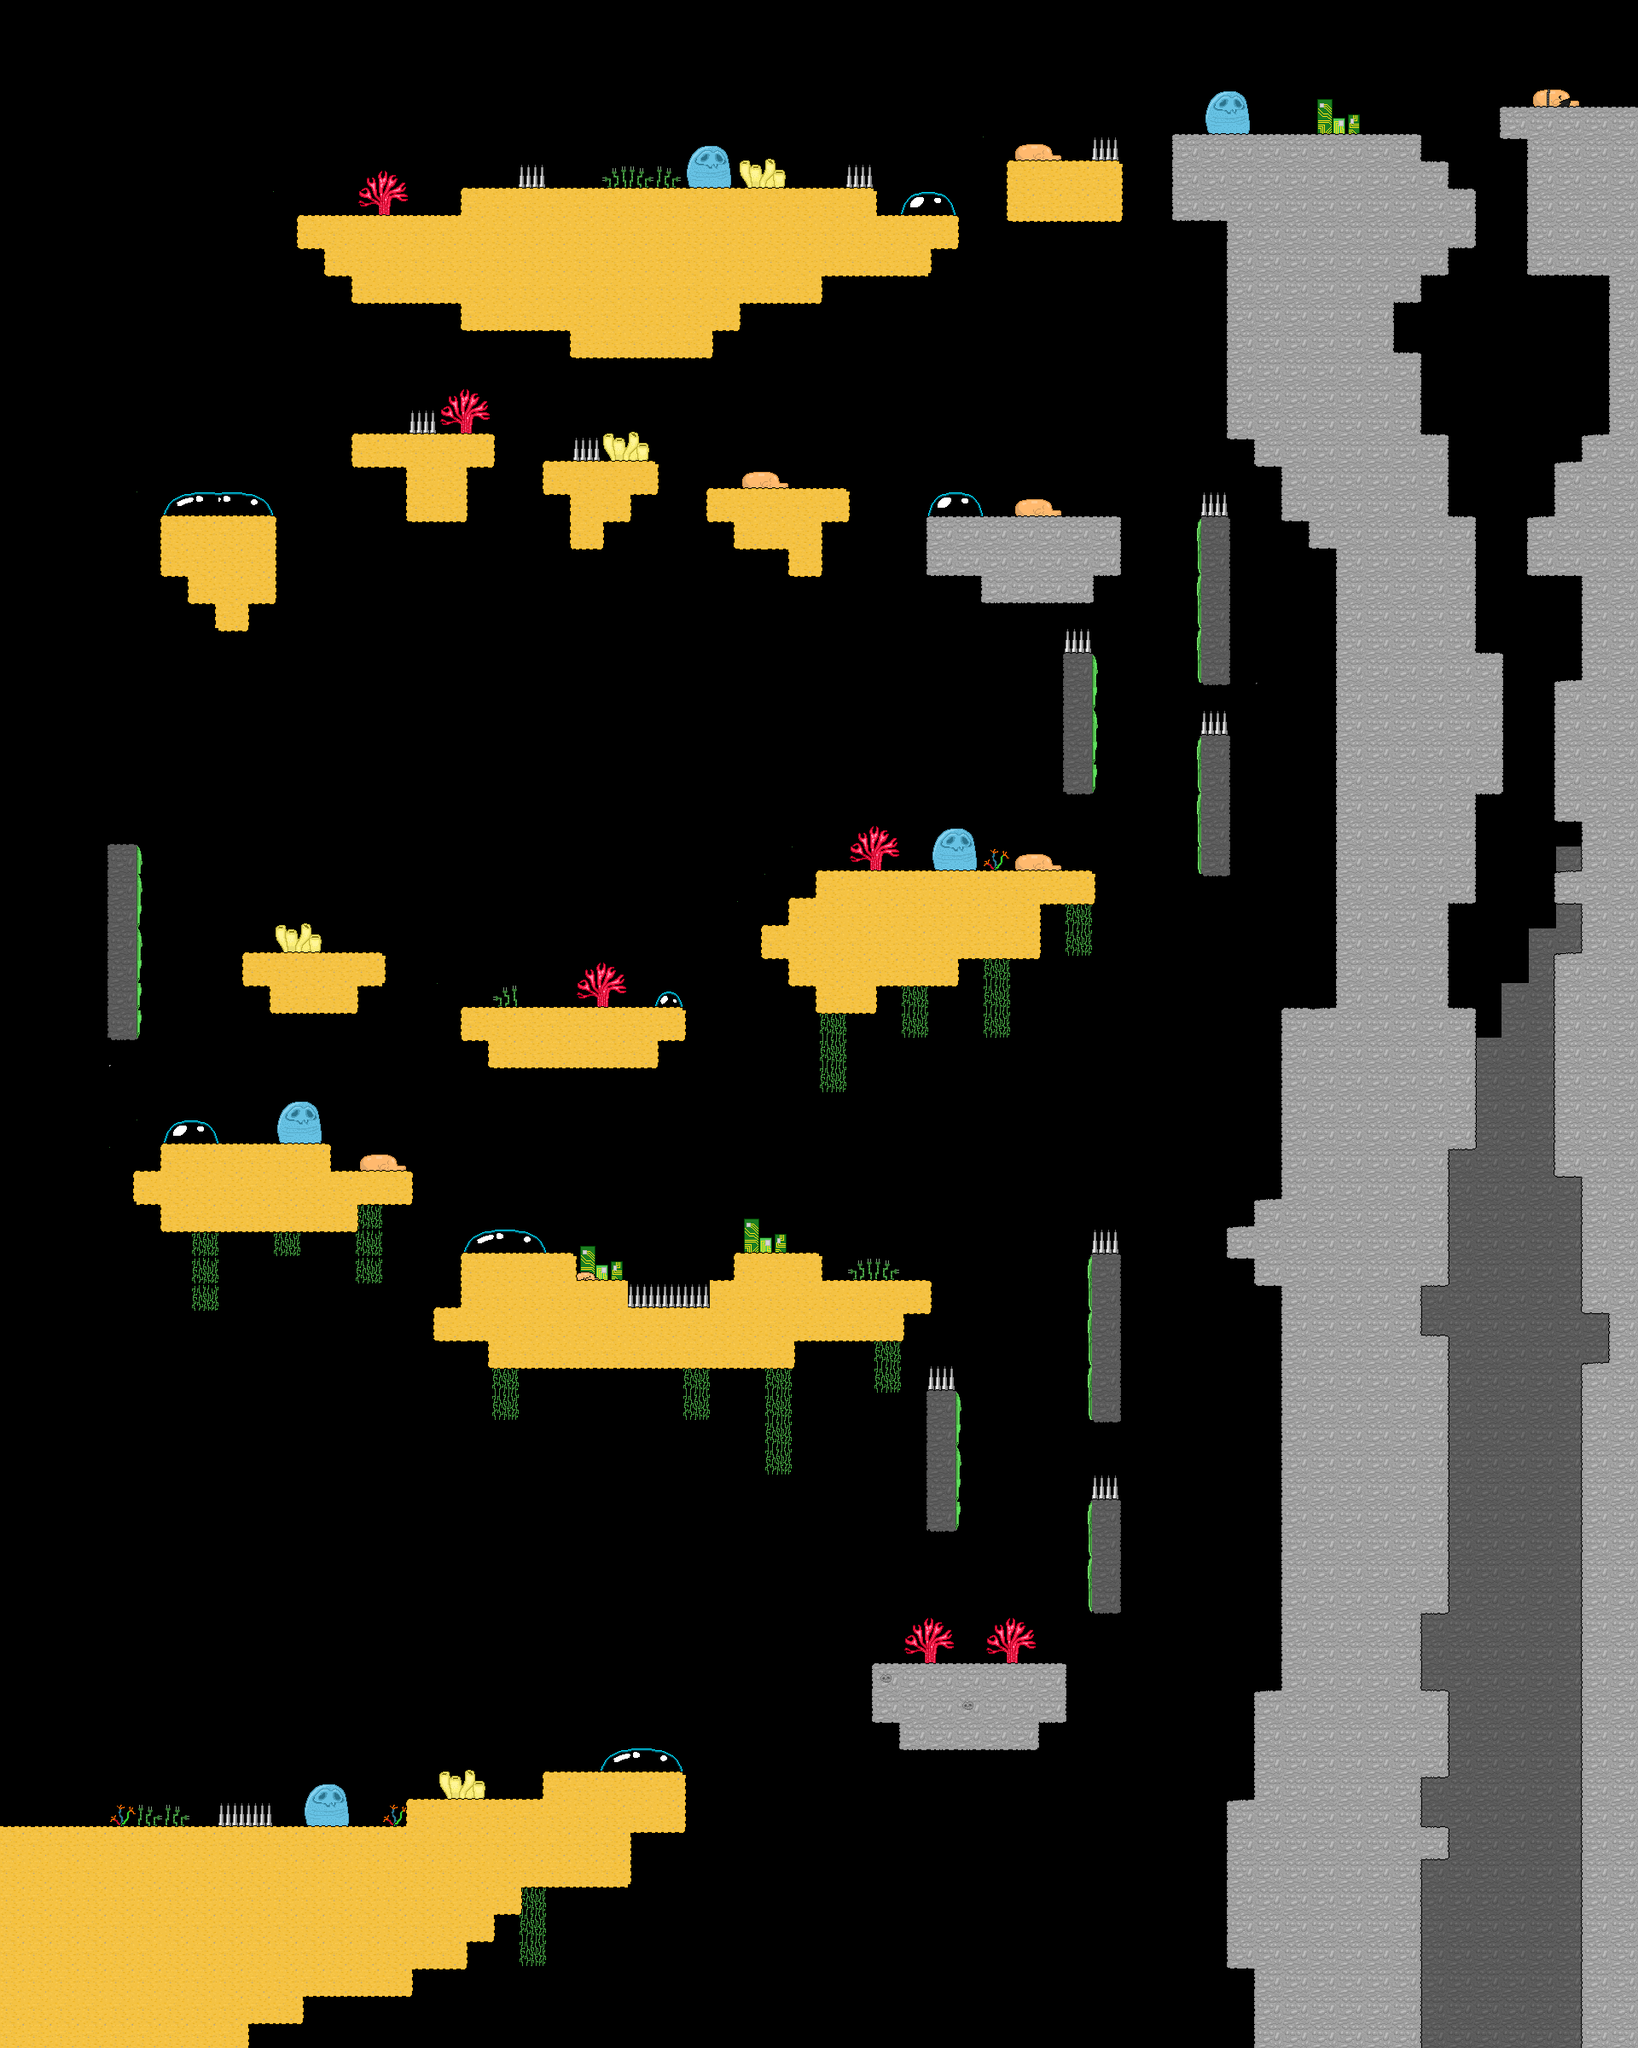

A 2D game scene composited from a Tiled map and its tileset images. What follows is a short description and the map's XML, with each tile layer's data collapsed to a summary:
An orthogonal 60x75 tile map with 32x32 px tiles, 4 tile layers (fundo, decoracao, espinhos, floor), 16 tilesets and 161 objects (28x Ponto, 6x pulo, 4x sentinela, Pulo, Espinho, ...).

<map version="1.10" tiledversion="1.11.2" orientation="orthogonal" renderorder="right-down" width="60" height="75" tilewidth="32" tileheight="32" infinite="0" nextlayerid="22" nextobjectid="501">
 <editorsettings>
  <export target="primeira_fase.lua" format="lua" />
 </editorsettings>
 <tileset firstgid="1" name="Tiles_fase1" tilewidth="32" tileheight="32" tilecount="120" columns="8">
  <image source="tilesset.png" width="256" height="480" />
 </tileset>
 <tileset firstgid="121" name="Tiles_fase1" tilewidth="32" tileheight="32" tilecount="120" columns="8">
  <image source="tilesset.png" width="256" height="480" />
  <tile id="89">
   <properties>
    <property name="collidable" type="bool" value="true" />
   </properties>
  </tile>
 </tileset>
 <tileset firstgid="241" name="Tiles_fase1" tilewidth="32" tileheight="32" tilecount="120" columns="8">
  <image source="tilesset.png" width="256" height="480" />
  <tile id="89">
   <properties>
    <property name="collidable" type="bool" value="true" />
   </properties>
  </tile>
 </tileset>
 <tileset firstgid="361" name="Tiles_fase1" tilewidth="32" tileheight="32" tilecount="120" columns="8">
  <image source="tilesset.png" width="256" height="480" />
  <tile id="89">
   <properties>
    <property name="collidable" type="bool" value="true" />
   </properties>
  </tile>
 </tileset>
 <tileset firstgid="481" name="Tiles_fase1" tilewidth="32" tileheight="32" tilecount="120" columns="8">
  <image source="tilesset.png" width="256" height="480" />
  <tile id="89">
   <properties>
    <property name="collidable" type="bool" value="true" />
   </properties>
  </tile>
 </tileset>
 <tileset firstgid="601" name="bolhas" tilewidth="32" tileheight="32" tilecount="1536" columns="48">
  <image source="Bolhas.png" width="1536" height="1024" />
 </tileset>
 <tileset firstgid="2137" name="bolhas" tilewidth="32" tileheight="32" tilecount="1536" columns="48">
  <image source="Bolhas.png" width="1536" height="1024" />
 </tileset>
 <tileset firstgid="3673" name="fase1" tilewidth="32" tileheight="32" tilecount="506" columns="23">
  <image source="fase1.jpeg" width="744" height="715" />
 </tileset>
 <tileset firstgid="4179" name="bolhas" tilewidth="32" tileheight="32" tilecount="1536" columns="48">
  <image source="Bolhas.png" width="1536" height="1024" />
 </tileset>
 <tileset firstgid="5715" name="Tiles_Fase1" tilewidth="32" tileheight="32" tilecount="100" columns="10">
  <image source="Tilesset1.png" width="320" height="320" />
 </tileset>
 <tileset firstgid="5815" name="Tiles_Fase1" tilewidth="32" tileheight="32" tilecount="100" columns="10">
  <image source="Tilesset1.png" width="320" height="320" />
 </tileset>
 <tileset firstgid="5915" name="tileseset" tilewidth="32" tileheight="32" tilecount="120" columns="8">
  <image source="tilesset.png" width="256" height="480" />
 </tileset>
 <tileset firstgid="6035" name="2ewqe" tilewidth="1" tileheight="1" tilecount="0" columns="0" />
 <tileset firstgid="6035" name="fundo" tilewidth="32" tileheight="32" tilecount="1024" columns="32">
  <image source="fundo.png" width="1024" height="1024" />
 </tileset>
 <tileset firstgid="7059" name="bolhas_tileset" tilewidth="32" tileheight="32" tilecount="12" columns="12">
  <image source="bolhas_tileset.png" width="384" height="32" />
 </tileset>
 <tileset firstgid="7071" name="enfeites_maiores" tilewidth="32" tileheight="32" tilecount="48" columns="8">
  <image source="enfeites_maiores.png" width="256" height="192" />
 </tileset>
 <layer id="21" name="fundo" width="60" height="75">
  <data>[4500 cells, 291 non-empty, 1 distinct tile ids]</data>
 </layer>
 <layer id="19" name="decoracao" width="60" height="75">
  <data>[4500 cells, 93 non-empty, 24 distinct tile ids]</data>
 </layer>
 <layer id="20" name="espinhos" width="60" height="75">
  <data>[4500 cells, 67 non-empty, 12 distinct tile ids]</data>
 </layer>
 <layer id="11" name="floor" width="60" height="75">
  <data>[4500 cells, 1906 non-empty, 74 distinct tile ids]</data>
 </layer>
 <objectgroup id="17" name="pontos" visible="0">
  <object id="466" name="Ponto" x="903.667" y="1827.33" width="30" height="34">
   <properties>
    <property name="isPoint" type="bool" value="true" />
   </properties>
  </object>
  <object id="467" name="Ponto" x="321" y="2020" width="34" height="28">
   <properties>
    <property name="isPoint" type="bool" value="true" />
   </properties>
  </object>
  <object id="468" name="Ponto" x="1126" y="1881.33" width="32" height="30">
   <properties>
    <property name="isPoint" type="bool" value="true" />
   </properties>
  </object>
  <object id="476" name="Ponto" x="1218.67" y="1793" width="32" height="30">
   <properties>
    <property name="isPoint" type="bool" value="true" />
   </properties>
  </object>
  <object id="477" name="Ponto" x="1152" y="1670.33" width="32" height="30">
   <properties>
    <property name="isPoint" type="bool" value="true" />
   </properties>
  </object>
  <object id="478" name="Ponto" x="1216" y="1501" width="32" height="30">
   <properties>
    <property name="isPoint" type="bool" value="true" />
   </properties>
  </object>
  <object id="479" name="Ponto" x="993.333" y="1413" width="32" height="30">
   <properties>
    <property name="isPoint" type="bool" value="true" />
   </properties>
  </object>
  <object id="480" name="Ponto" x="770.667" y="1398.33" width="32" height="30">
   <properties>
    <property name="isPoint" type="bool" value="true" />
   </properties>
  </object>
  <object id="481" name="Ponto" x="454.667" y="1305" width="32" height="30">
   <properties>
    <property name="isPoint" type="bool" value="true" />
   </properties>
  </object>
  <object id="482" name="Ponto" x="189.333" y="1097" width="32" height="30">
   <properties>
    <property name="isPoint" type="bool" value="true" />
   </properties>
  </object>
  <object id="483" name="Ponto" x="350" y="1026.33" width="32" height="30">
   <properties>
    <property name="isPoint" type="bool" value="true" />
   </properties>
  </object>
  <object id="484" name="Ponto" x="574.667" y="1114.33" width="32" height="30">
   <properties>
    <property name="isPoint" type="bool" value="true" />
   </properties>
  </object>
  <object id="485" name="Ponto" x="837.333" y="933" width="32" height="30">
   <properties>
    <property name="isPoint" type="bool" value="true" />
   </properties>
  </object>
  <object id="486" name="Ponto" x="993.333" y="971.667" width="32" height="30">
   <properties>
    <property name="isPoint" type="bool" value="true" />
   </properties>
  </object>
  <object id="487" name="Ponto" x="1356" y="931.667" width="32" height="30">
   <properties>
    <property name="isPoint" type="bool" value="true" />
   </properties>
  </object>
  <object id="488" name="Ponto" x="1297.33" y="827.667" width="32" height="30">
   <properties>
    <property name="isPoint" type="bool" value="true" />
   </properties>
  </object>
  </objectgroup>
 <objectgroup id="4" name="jumpBlocks">
  <!-- 133 objects omitted --></objectgroup>
 <objectgroup id="5" name="wallJumpBlocks" visible="0">
  <!-- 126 objects omitted --></objectgroup>
 <objectgroup id="8" name="Walls_fase1" visible="0" opacity="0.94">
  <!-- 119 objects omitted --></objectgroup>
 <objectgroup id="13" name="spikes">
  <!-- 31 objects omitted --></objectgroup>
 <objectgroup id="14" name="exits">
  <properties>
   <property name="isExit" type="bool" value="true" />
  </properties>
  <!-- 17 objects omitted --></objectgroup>
 <objectgroup id="15" name="enemies">
  <!-- 15 objects omitted --></objectgroup>
 <objectgroup id="12" name="spawn">
  <!-- 5 objects omitted --></objectgroup>
 <objectgroup id="3" name="borders_fase1">
  <!-- 4 objects omitted --></objectgroup>
</map>
<!-- 145 of 161 objects omitted -->
